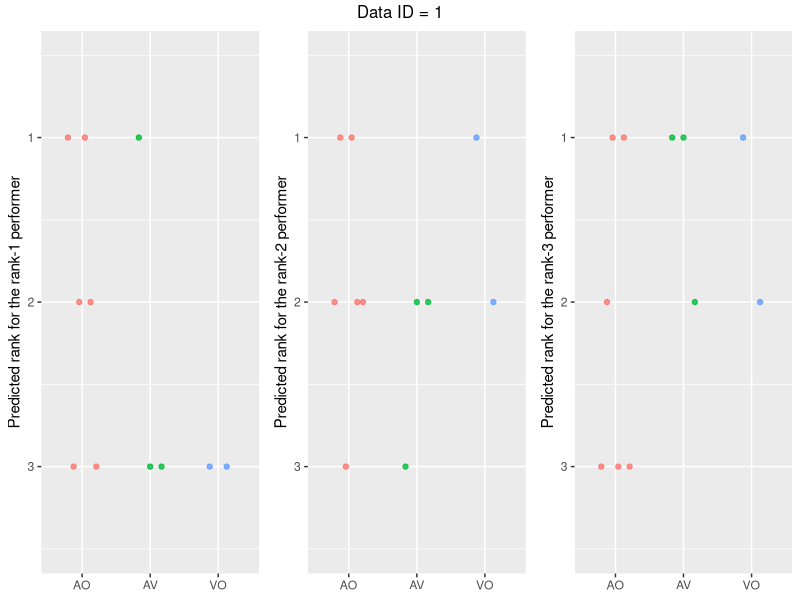
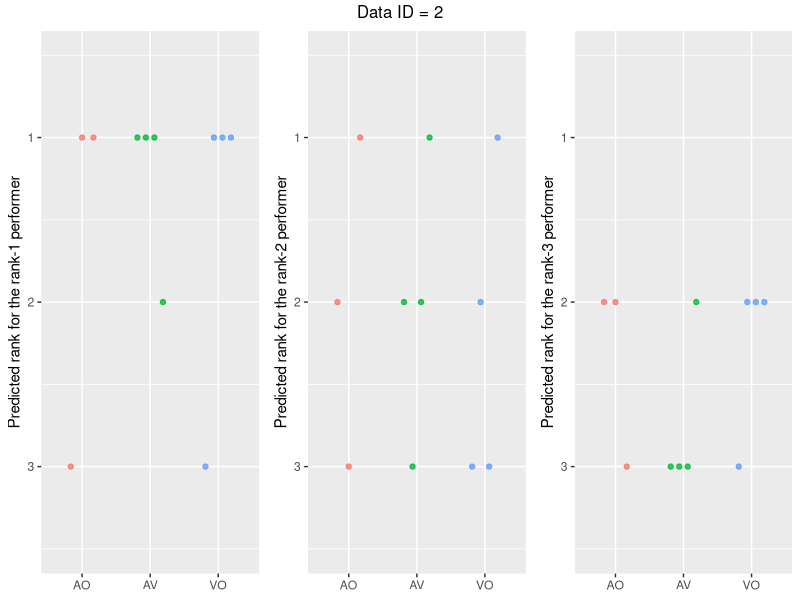
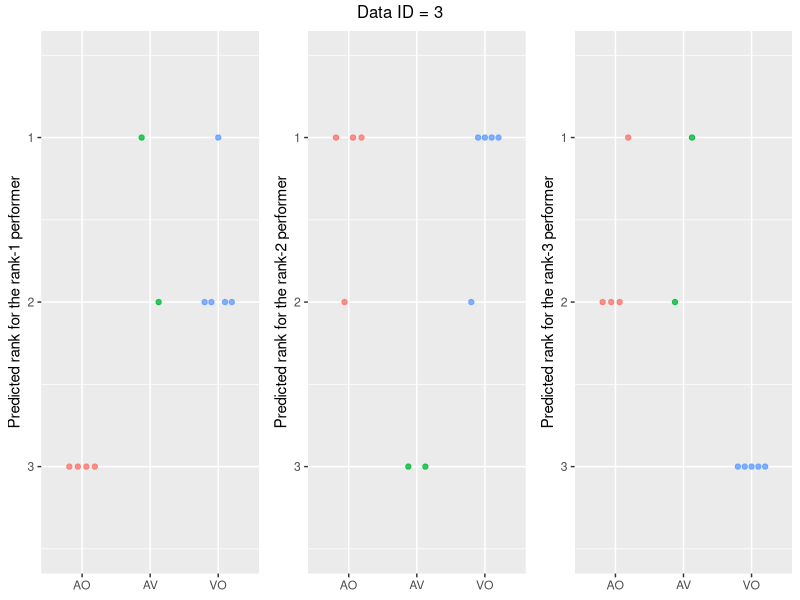
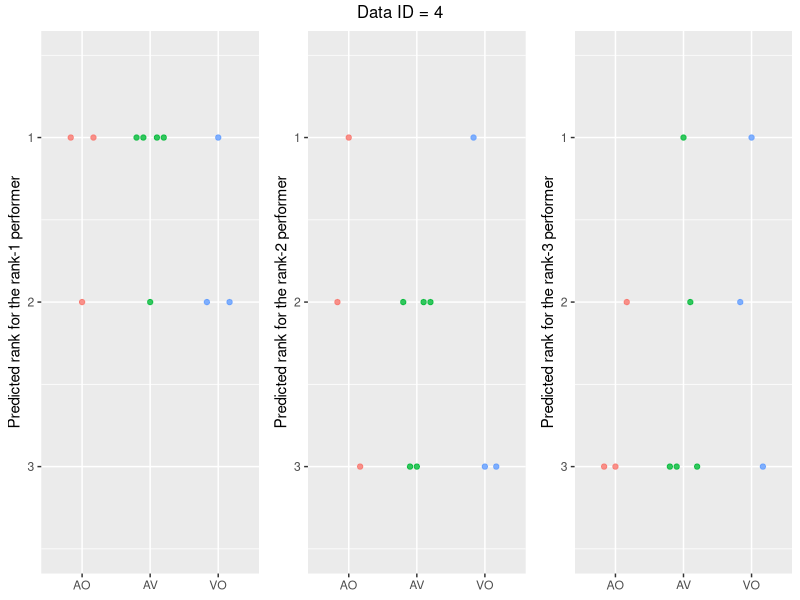
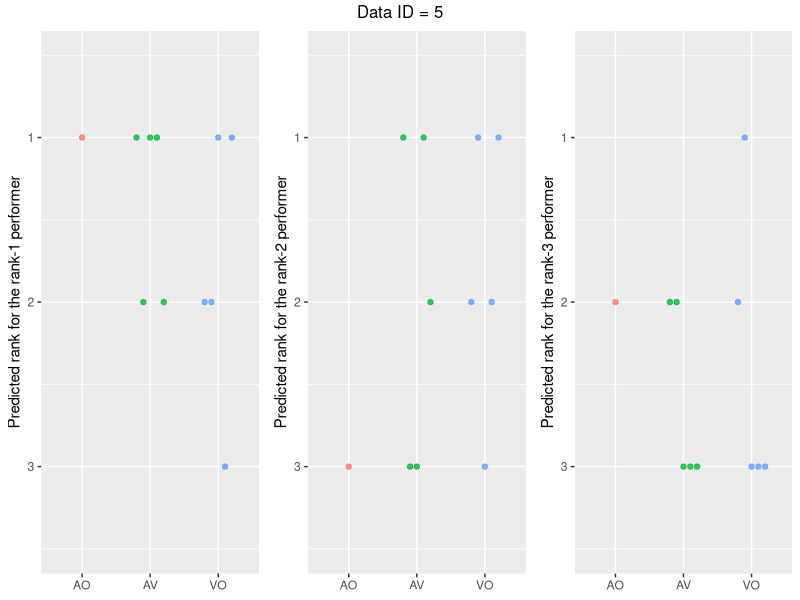
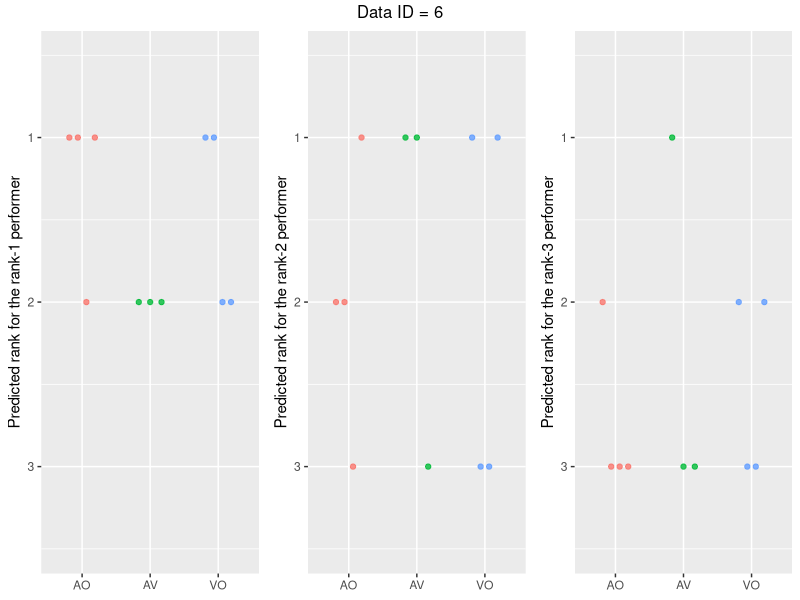
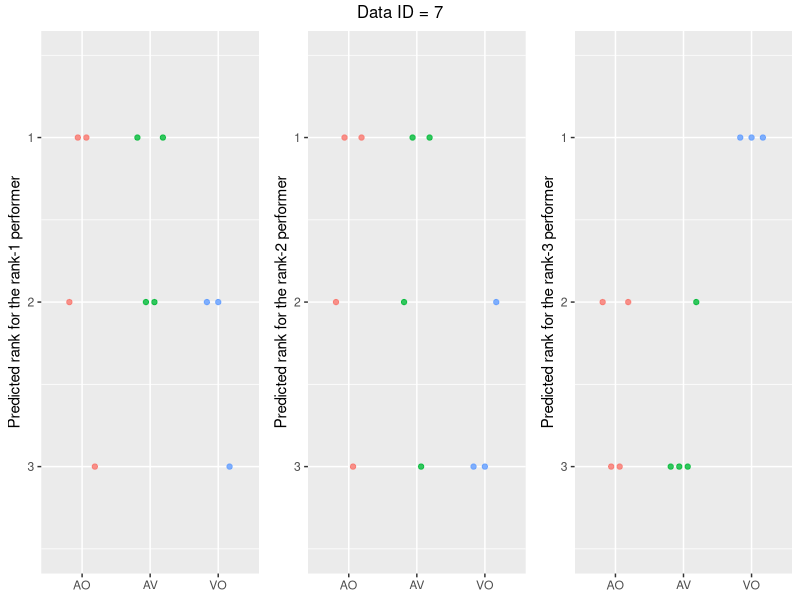
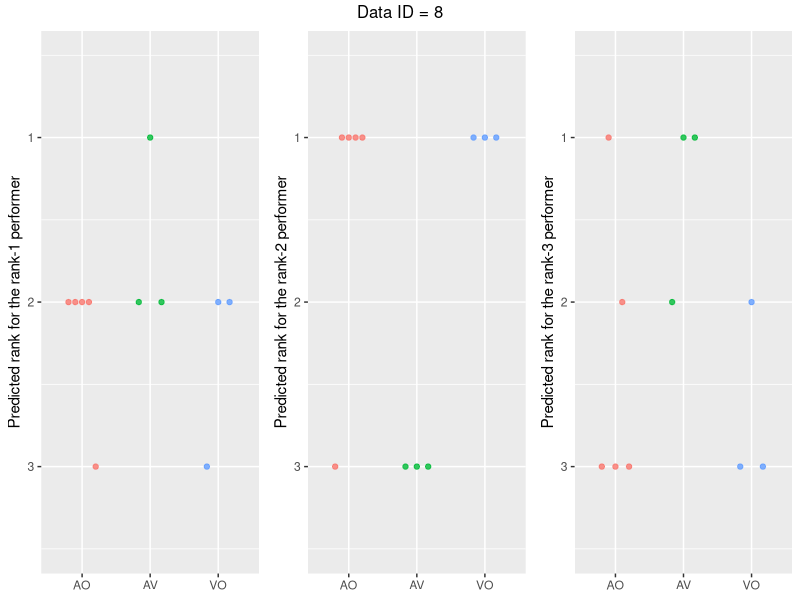

These figures' R source, in order:
### Load library ###
library(ggplot2)
library(gridExtra)

### Read data ###
R <- read.csv("./data-relative_matching.csv", header = TRUE)

participant_id <- unique(R[, 1])
domain <- unique(R[, 3])

NUMBER_OF_PARTICIPANT <- length(participant_id)
NUMBER_OF_DOMAIN <- length(domain)

### Data-wise predicted ranking plot ###
data_id <- sort(unique(R[, 2]))
list_g <- vector(mode = "list", length = 3)

gR_1 <- data.frame(V1 = character(), V2 = numeric())
gR_2 <- data.frame(V1 = character(), V2 = numeric())
gR_3 <- data.frame(V1 = character(), V2 = numeric())

for (i in 1:length(data_id)) {
  idx <- R[, 2] == data_id[i]
  
  for (k in 1:3) {
    R_1 <- R[idx & (R[, 4] == k), ]
    R_2 <- R[idx & (R[, 5] == k), ]
    R_3 <- R[idx & (R[, 6] == k), ]
    R_k <- as.data.frame(rbind(cbind(R_1$domain, R_1$rank_pred_1st),
      cbind(R_2$domain, R_2$rank_pred_2nd),
      cbind(R_3$domain, R_3$rank_pred_3rd)))
    R_k[, 2] <- as.numeric(R_k[, 2])
    
    if (k == 1) {
      gR_1 <- rbind(gR_1, R_k)
    } else if (k == 2) {
      gR_2 <- rbind(gR_2, R_k)
    } else if (k == 3) {
      gR_3 <- rbind(gR_3, R_k)
    }
    
    g <- ggplot()
    g <- g + geom_point(data = R_k, aes(x = V1, y = V2, color = V1),
                        position = position_dodge2(width = 0.5, preserve = "total"), alpha = 0.8)
    
    list_g[[k]] <- g + theme(legend.position = "none", axis.title.x = element_blank()) + 
    ylab(paste("Predicted rank for the rank-", k, " performer", sep = "")) + 
    scale_y_reverse(limits = c(3.5, 0.5))
  }
  
  g <- grid.arrange(grobs = list_g, ncol = 3, top = paste("Data ID = ", data_id[i], sep = ""))
  ggsave(paste("./voting_per_data_", data_id[i], ".png", sep = ""), plot = g)
}

####
list_g[[1]] <- ggplot() + geom_point(data = gR_1, aes(x = V1, y = V2, color = V1),
                    position = position_dodge2(width = 0.5, preserve = "total"), alpha = 0.8) + 
  theme(legend.position = "none", axis.title.x = element_blank(), axis.text.x = element_text(angle = -20)) + 
  ylab("1st-placed performers") + 
  scale_y_reverse(limits = c(3.5, 0.5), breaks = c(3, 2, 1), labels = c("Low", "2nd", "1st")) +
  scale_x_discrete(labels = c("Audio-only", "Audio-Visual", "Visual-only"))
list_g[[2]] <- ggplot() + geom_point(data = gR_2, aes(x = V1, y = V2, color = V1),
                                     position = position_dodge2(width = 0.5, preserve = "total"), alpha = 0.8) + 
  theme(legend.position = "none", axis.title.x = element_blank(), axis.text.x = element_text(angle = -20)) + 
  ylab("2nd-placed performers") + 
  scale_y_reverse(limits = c(3.5, 0.5), breaks = c(3, 2, 1), labels = c("Low", "2nd", "1st")) +
  scale_x_discrete(labels = c("Audio-only", "Audio-Visual", "Visual-only"))
list_g[[3]] <- ggplot() + geom_point(data = gR_3, aes(x = V1, y = V2, color = V1),
                                     position = position_dodge2(width = 0.5, preserve = "total"), alpha = 0.8) + 
  theme(legend.position = "none", axis.title.x = element_blank(), axis.text.x = element_text(angle = -20)) + 
  ylab("Low-placed performers") + 
  scale_y_reverse(limits = c(3.5, 0.5), breaks = c(3, 2, 1), labels = c("Low", "2nd", "1st")) +
  scale_x_discrete(labels = c("Audio-only", "Audio-Visual", "Visual-only"))

g <- grid.arrange(grobs = list_g, ncol = 3, top = "Predicted rank for each performer")
ggsave("./voting_per_data_ALL.png", plot = g)

gR_1$V3 <- 1
gR_2$V3 <- 2
gR_3$V3 <- 3
gR <- rbind(gR_1, gR_2, gR_3)

cat(paste("Correct choice: ",
          sum(gR[gR$V3 == 1, ]$V2 == 1), ", ",
          sum(gR[gR$V3 == 2, ]$V2 == 2), ", ",
          sum(gR[gR$V3 == 3, ]$V2 == 3), "\n",
          sep = ""))

write.csv(gR, file = "./gR.csv", row.names = FALSE)

### Output data ###
T_df <- data.frame(matrix(NA, nrow = NUMBER_OF_PARTICIPANT*NUMBER_OF_DOMAIN, ncol = 4))
colnames(T_df) <- c("participant_id", "domain", "match_high_var", "match_low_var")

### summarized by participants and domains ###
counter <- 1

for (i in 1:NUMBER_OF_PARTICIPANT) {
  for (j in 1:NUMBER_OF_DOMAIN) {
    idx <- R[, 1] == participant_id[i] & R[, 3] == domain[j]
    T_df[counter, 1] <- participant_id[i]
    T_df[counter, 2] <- domain[j]
    T_df[counter, 3] <- sum(R[idx, 10]) / sum(idx) * 100
    T_df[counter, 4] <- sum(R[idx, 11]) / sum(idx) * 100
    
    counter <- counter + 1
  }
}

### 3-sample test ###
for (i in 1:(NUMBER_OF_DOMAIN - 1)) {
  for (j in (i + 1):NUMBER_OF_DOMAIN) {
    idx_i <- T_df[, 2] == domain[i]
    idx_j <- T_df[, 2] == domain[j]
    
    x <- T_df[idx_i, 3]
    y <- T_df[idx_j, 3]
    pval <- ks.test(x, y)
    cat(paste("2-samples KS test, High-var: ", i, ", ", j, " - ", pval$p.value, "\n", sep = ""))
    
    x <- T_df[idx_i, 4]
    y <- T_df[idx_j, 4]
    pval <- ks.test(x, y)
    cat(paste("2-samples KS test, Low-var : ", i, ", ", j, " - ", pval$p.value, "\n", sep = ""))
  }
}

### plot ###
p <- ggplot(data = T_df, aes(x = domain, y = match_high_var, group = domain, color = domain))
p <- p + geom_violin(trim = TRUE, adjust = 0.5)
p <- p + geom_point(position = position_jitter(w = 0.1, h = 0))
p <- p + stat_summary(mapping = aes(x = domain, y = match_high_var),
                      colour = "black", size = 0.3,
                      fun = median, fun.min = function(z) {quantile(z, 0.25)},
                      fun.max = function(z) {quantile(z, 0.75)})

p <- p + theme(axis.title.x = element_blank(),
               plot.title = element_text(hjust = 0.5))
p <- p + ggtitle("High-variance pair") + ylab("Selecting relative winner (%)")

plot(p)
ggsave('./relative-match_high-var.png', plot = p)

p <- ggplot(data = T_df, aes(x = domain, y = match_low_var, group = domain, color = domain))
p <- p + geom_violin(trim = TRUE, adjust = 0.5)
p <- p + geom_point(position = position_jitter(w = 0.1, h = 0))
p <- p + stat_summary(mapping = aes(x = domain, y = match_high_var),
                      colour = "black", size = 0.3,
                      fun = median, fun.min = function(z) {quantile(z, 0.25)},
                      fun.max = function(z) {quantile(z, 0.75)})

p <- p + theme(axis.title.x = element_blank(),
               plot.title = element_text(hjust = 0.5))
p <- p + ggtitle("Low-variance pair") + ylab("Selecting relative winner (%)")

plot(p)
ggsave('./relative-match_low-var.png', plot = p)

###  ###
print("Correct predictions grouped by the presentation order of the 1st-placed performer")

idx <- R[, 4] == 1
print(c(sum(idx), sum(R[idx, 10]), sum(R[idx, 11])))

idx <- R[, 5] == 1
print(c(sum(idx), sum(R[idx, 10]), sum(R[idx, 11])))

idx <- R[, 6] == 1
print(c(sum(idx), sum(R[idx, 10]), sum(R[idx, 11])))
